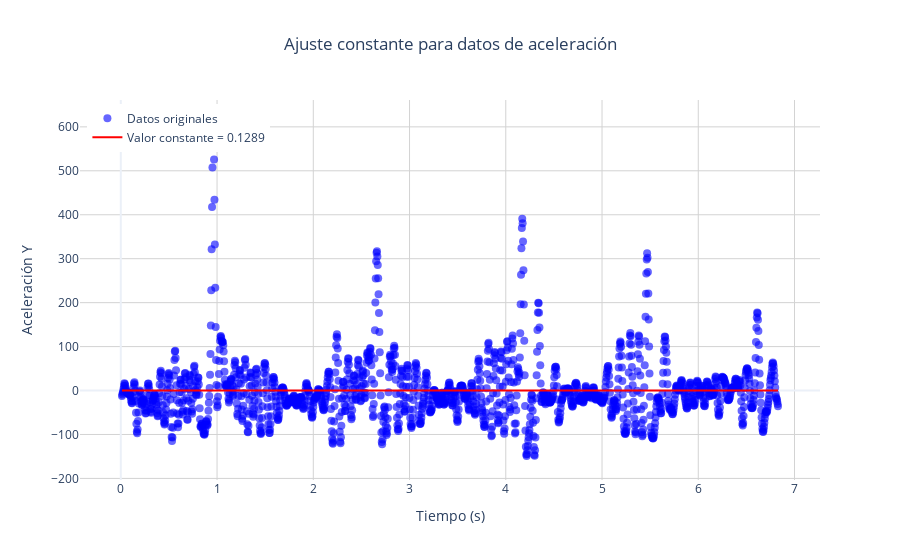

Notebook code for this chart:
### Code cell
import matplotlib.pyplot as plt ###

# Ajuste de curva para aceleracion Y
def fit_acceleration_curve(df):
    def model_func(x, a):
        return np.full_like(x, a)

    x_data = df['Time (sec)'].values
    y_data = df['Acceleration_Y'].values

    popt, pcov = curve_fit(model_func, x_data, y_data)

    y_pred = model_func(x_data, *popt)
    ss_res = np.sum((y_data - y_pred) ** 2)
    ss_tot = np.sum((y_data - np.mean(y_data)) ** 2)
    r_squared = 1 - (ss_res / ss_tot)

    #return popt, pcov, r_squared

    # GRAFICO DE EJEMPLO
    x_fit = np.linspace(min(x_data), max(x_data), 1000)
    y_fit = model_func(x_fit, *popt)
    fig = go.Figure()
    fig.add_trace(go.Scatter(x=x_data,y=y_data,mode='markers',name='Datos originales',marker=dict(size=8,opacity=0.6,color='blue')))
    fig.add_trace(go.Scatter(x=x_fit,y=y_fit,mode='lines',name=f'Valor constante = {popt[0]:.4f}',line=dict(color='red', width=2)))
    fig.update_layout(title=dict(text='Ajuste constante para datos de aceleración',x=0.5,xanchor='center'),xaxis_title='Tiempo (s)',yaxis_title='Aceleración Y',showlegend=True,legend=dict(yanchor="top",y=0.99,xanchor="left",x=0.01),template='plotly_white',hovermode='x unified')
    fig.update_xaxes(showgrid=True, gridwidth=1, gridcolor='LightGray')
    fig.update_yaxes(showgrid=True, gridwidth=1, gridcolor='LightGray')
    fig.show()

    return popt, pcov, r_squared

# popt, pcov, r_squared = fit_acceleration_curve(dfCentro_acceleration[dfCentro_acceleration['Time (sec)'].between(0.05, 0.35)])
popt, pcov, r_squared = fit_acceleration_curve(dfCentro_acceleration)
print(popt)
print(pcov)
print(r_squared)

### Figure 1 — Plotly figure (JSON) as saved in the notebook; plotly's stock layout.template omitted (floating-point values rounded to 4 significant figures; data arrays with more than 128 entries replaced by an {"elided": "..."} marker saying what was removed)
{"data": [{"marker": {"color": "blue", "opacity": 0.6, "size": 8}, "mode": "markers", "name": "Datos originales", "type": "scatter", "x": {"elided": "1640 float values"}, "y": {"elided": "1640 float values"}}, {"line": {"color": "red", "width": 2}, "mode": "lines", "name": "Valor constante = 0.1289", "type": "scatter", "x": {"elided": "1000 float values"}, "y": {"elided": "1000 float values"}}], "layout": {"hovermode": "x unified", "legend": {"x": 0.01, "xanchor": "left", "y": 0.99, "yanchor": "top"}, "showlegend": true, "title": {"text": "Ajuste constante para datos de aceleración", "x": 0.5, "xanchor": "center"}, "xaxis": {"gridcolor": "LightGray", "gridwidth": 1, "showgrid": true, "title": {"text": "Tiempo (s)"}}, "yaxis": {"gridcolor": "LightGray", "gridwidth": 1, "showgrid": true, "title": {"text": "Aceleración Y"}}}}
